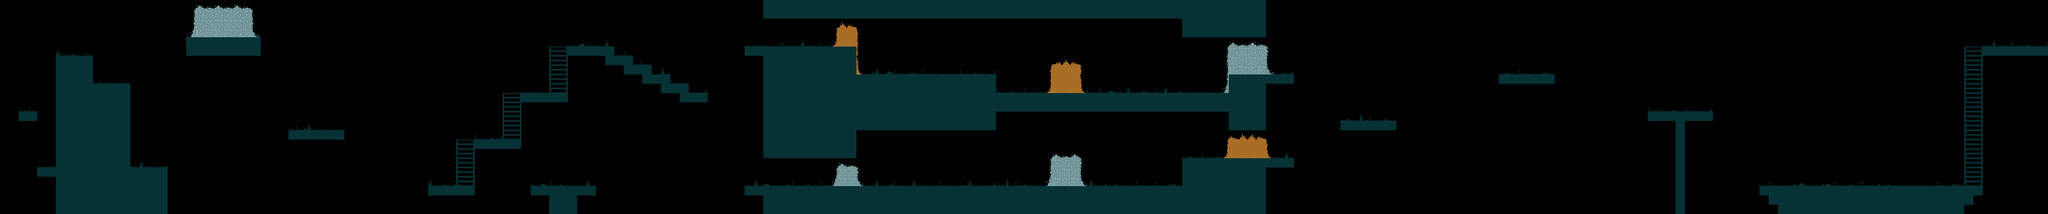

Rendered tile map (Tiled .tmx) drawn with the repository's tilesets; below, a short description and the map source with its tile grids summarised:
An orthogonal 220x23 tile map with 32x32 px tiles, 2 tile layers (Tiles, TilesElement) and 87 objects (40x Solid, 7x Element, 6x TowerEnemy, 5x StaticEnemy, 5x PowerScore, ...).

<map version="1.0" orientation="orthogonal" width="220" height="23" tilewidth="32" tileheight="32">
 <tileset firstgid="1" name="tileset" tilewidth="32" tileheight="32" spacing="1">
  <image source="../set/tileset.png" width="264" height="198" />
 </tileset>
 <layer name="Tiles" width="220" height="23">
  <data>[5060 cells, 1215 non-empty, 8 distinct tile ids]</data>
 </layer>
 <objectgroup color="#707073" name="CollisionTile" width="220" height="23">
  <object name="Solid" x="192" y="192" width="128" height="544" />
  <object name="Solid" x="64" y="384" width="64" height="32" />
  <object name="Solid" x="320" y="288" width="128" height="448" />
  <object name="Solid" x="448" y="576" width="128" height="160" />
  <object name="Solid" x="992" y="448" width="192" height="32" />
  <object name="Solid" x="128" y="576" width="64" height="32" />
  <object name="Solid" x="640" y="128" width="256" height="64" />
  <object name="Element" x="672" y="32" width="192" height="96">
   <properties>
    <property name="magicState" value="ICE" />
   </properties>
  </object>
  <object name="Solid" x="1472" y="640" width="160" height="32" />
  <object name="Climb" x="1568" y="480" width="64" height="160" />
  <object name="Solid" x="1632" y="480" width="160" height="32" />
  <object name="Climb" x="1728" y="320" width="64" height="160" />
  <object name="Solid" x="1792" y="320" width="160" height="32" />
  <object name="Climb" x="1888" y="160" width="64" height="160" />
  <object name="Solid" x="1952" y="160" width="160" height="32" />
  <object name="Solid" x="1824" y="640" width="224" height="32" />
  <object name="Solid" x="1888" y="672" width="96" height="64" />
  <object name="Solid" x="2080" y="192" width="96" height="32" />
  <object name="Solid" x="2144" y="224" width="96" height="32" />
  <object name="Solid" x="2208" y="256" width="96" height="32" />
  <object name="Solid" x="2272" y="288" width="96" height="32" />
  <object name="Solid" x="2336" y="320" width="96" height="32" />
  <object name="Solid" x="2624" y="0" width="1728" height="64" />
  <object name="Solid" x="2560" y="160" width="384" height="32" />
  <object name="Solid" x="2624" y="192" width="320" height="352" />
  <object name="Solid" x="2560" y="640" width="1504" height="32" />
  <object name="Solid" x="2624" y="672" width="1728" height="64" />
  <object name="Element" x="2880" y="96" width="64" height="64">
   <properties>
    <property name="magicState" value="FIRE" />
   </properties>
  </object>
  <object name="Element" x="2880" y="576" width="64" height="64">
   <properties>
    <property name="magicState" value="ICE" />
   </properties>
  </object>
  <object name="Solid" x="2944" y="256" width="480" height="64" />
  <object name="Element" x="3616" y="544" width="96" height="96">
   <properties>
    <property name="magicState" value="ICE" />
   </properties>
  </object>
  <object name="Element" x="3616" y="224" width="96" height="96">
   <properties>
    <property name="magicState" value="FIRE" />
   </properties>
  </object>
  <object name="Solid" x="2944" y="384" width="480" height="64" />
  <object name="Solid" x="2944" y="320" width="1408" height="64" />
  <object name="Solid" x="4064" y="64" width="288" height="64" />
  <object name="Solid" x="4224" y="256" width="224" height="32" />
  <object name="Solid" x="4224" y="288" width="128" height="32" />
  <object name="Solid" x="4064" y="544" width="384" height="32" />
  <object name="Solid" x="4064" y="576" width="288" height="96" />
  <object name="Solid" x="4224" y="384" width="128" height="64" />
  <object name="Solid" x="4608" y="416" width="192" height="32" />
  <object name="Element" x="4224" y="160" width="128" height="96">
   <properties>
    <property name="magicState" value="ICE" />
   </properties>
  </object>
  <object name="Element" x="4224" y="480" width="128" height="64">
   <properties>
    <property name="magicState" value="FIRE" />
   </properties>
  </object>
  <object name="Solid" x="5152" y="256" width="192" height="32" />
  <object name="Solid" x="5664" y="384" width="224" height="32" />
  <object name="Solid" x="5760" y="416" width="32" height="320" />
  <object name="Solid" x="6048" y="640" width="768" height="32" />
  <object name="Solid" x="6080" y="672" width="704" height="32" />
  <object name="Solid" x="6112" y="704" width="640" height="32" />
  <object name="Solid" x="6816" y="160" width="224" height="32" />
  <object name="Climb" x="6752" y="160" width="64" height="480" />
 </objectgroup>
 <objectgroup color="#a40002" name="Enemies" width="220" height="23">
  <properties>
   <property name="magicState" value="ICE" />
  </properties>
  <object name="StaticEnemy" x="352" y="224" width="64" height="64" />
  <object name="TowerEnemy" x="480" y="512" width="64" height="64">
   <properties>
    <property name="magicState" value="ICE" />
   </properties>
  </object>
  <object name="StaticEnemy" x="1504" y="576" width="64" height="64" />
  <object name="TowerEnemy" x="1824" y="256" width="64" height="64">
   <properties>
    <property name="magicState" value="FIRE" />
   </properties>
  </object>
  <object name="DynamicEnemy" x="3104" y="192" width="288" height="64">
   <properties>
    <property name="magicState" value="ICE" />
   </properties>
  </object>
  <object name="DynamicEnemy" x="3104" y="576" width="288" height="64">
   <properties>
    <property name="magicState" value="FIRE" />
   </properties>
  </object>
  <object name="TowerEnemy" x="2368" y="256" width="64" height="64">
   <properties>
    <property name="magicState" value="ICE" />
   </properties>
  </object>
  <object name="TowerEnemy" x="5216" y="192" width="64" height="64">
   <properties>
    <property name="magicState" value="ICE" />
   </properties>
  </object>
  <object name="DynamicEnemy" x="6080" y="576" width="640" height="64">
   <properties>
    <property name="magicState" value="ICE" />
   </properties>
  </object>
  <object name="TowerEnemy" x="6848" y="96" width="64" height="64">
   <properties>
    <property name="magicState" value="FIRE" />
   </properties>
  </object>
  <object name="StaticEnemy" x="5696" y="320" width="64" height="64" />
  <object name="TowerEnemy" x="6528" y="576" width="64" height="64">
   <properties>
    <property name="magicState" value="ICE" />
   </properties>
  </object>
  <object name="StaticEnemy" x="6080" y="576" width="64" height="64" />
  <object name="StaticEnemy" x="6656" y="576" width="64" height="64" />
 </objectgroup>
 <objectgroup color="#7d5e2b" name="WoodenLogs" width="220" height="23" />
 <layer name="TilesElement" width="220" height="23">
  <data>[5060 cells, 129 non-empty, 15 distinct tile ids]</data>
 </layer>
 <objectgroup color="#2413a4" name="Powerups" width="220" height="23">
  <object name="PowerIce" x="128" y="512" width="64" height="64">
   <properties>
    <property name="magicState" value="ICE" />
   </properties>
  </object>
  <object name="PowerHealth" x="736" y="64" width="64" height="64" />
  <object name="PowerSave" x="1056" y="384" width="64" height="64" />
  <object name="PowerScore" x="1824" y="576" width="256" height="32" />
  <object name="PowerFire" x="2560" y="96" width="64" height="64">
   <properties>
    <property name="magicState" value="FIRE" />
   </properties>
  </object>
  </objectgroup>
 <objectgroup color="#a42a8a" name="SpawnFinish" width="220" height="23">
  <!-- 2 objects omitted --></objectgroup>
</map>
<!-- 17 of 87 objects omitted -->
